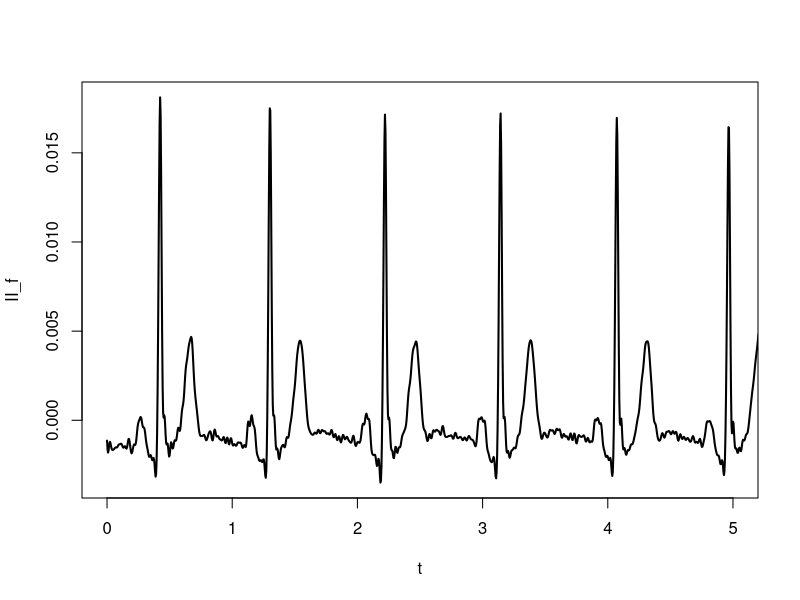

Recreate this plot in R.
#!/usr/bin/RScript

# lead II
II <- read.csv("kms-ecg-II-samples-20120513.csv")[,1];

# sample rate (samples per second)
rate <- 250

# num samples
N <- length(II);

# times
t <- (0:(N - 1)) / rate;

# fft frequencies
f <- (0:(N - 1)) / N * rate;

# fft samples
II_fft <- fft(II)

# band pass filter the result
highPass <- 1; # Hz
highPassWidth <- 0.1; # Hz
lowPass <- 40; # Hz
lowPassWidth <- 1; # Hz
# windowing function (just the product of two sigmoid functions)
win <- function(freq) { 1 / ((1 + exp(-(freq - highPass) / highPassWidth)) * (1 + exp((freq - lowPass) / lowPassWidth))) };
II_fft_f <- II_fft * (win(f) + win((1 - 1/N) * rate - f));
II_f <- Re(fft(II_fft_f, inverse=TRUE) / N);

plot(t, II_f, type="l", lwd=2, xlim=c(0,5))
